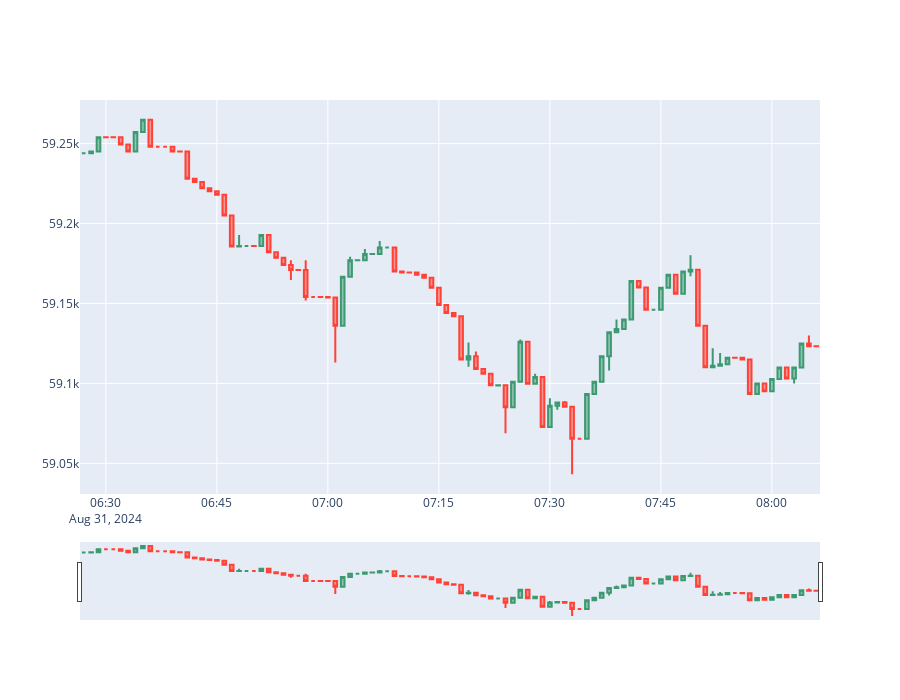

The cell this chart's notebook holds for it:
### Code cell
import plotly.graph_objects as go

import pandas as pd
from datetime import datetime

fig = go.Figure(data=[go.Candlestick(x=df_min['timestamp'],
                open=df_min['open'],
                high=df_min['high'],
                low=df_min['low'],
                close=df_min['close'])])
fig.update_layout(
    width=900,
    height=700)
fig.show()
